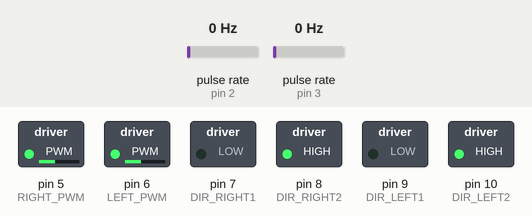
Bench run of a sketch on a simulated Arduino Uno, built with avr-gcc and run on an emulated ATmega328P. On the bench: switched loads named in the sketch (green lamp = pin HIGH). Wiring (inferred from the names in the program): 2 × pulse sensor: data pin 2 / data pin 3. Inputs (shaded band) come from the test bench; at power-on: pulse rate (sensors on pin 2, pin 3) 0 Hz. What the sketch prints to the serial monitor is not drawn.

Above: at 0.8 s.
0.9 s: pulse rate (sensor on pin 2) set to 5 Hz
3.9 s: pulse rate (sensor on pin 2) set to 8 Hz
At 4.8 s:
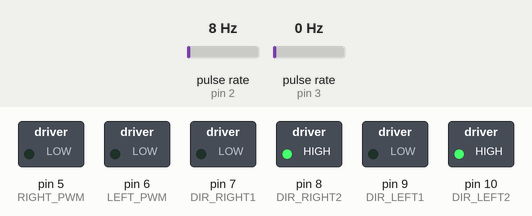
Timing chart, 0 to 6.9 s (numbered marks = the images above; inputs shaded):
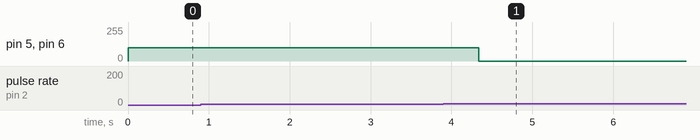

The sketch:

encoder_test.ino
```cpp
#include "TimerOne.h"
const byte LEFT_ENCODER = 3;
const byte RIGHT_ENCODER = 2;
#define RIGHT_PWM 5 // pin for right motor's speed (pulse width modulation)
#define LEFT_PWM 6 // pin for left motor's speed (pulse width modulation)
#define DIR_RIGHT1 7 // 1 of 2 direction pins for the right motor
#define DIR_RIGHT2 8 // 2 of 2 direction pins for the right motor
#define DIR_LEFT1 9 // 1 of 2 direction pins for the left motor
#define DIR_LEFT2 10 // 2 of 2 direction pins for the left motor
volatile int counterLeft = 0;
volatile int counterRight = 0;
const float SLOTS = 20.0;
const float WHEEL_DIAMETER = 2.6; // in cm
const unsigned int SPEED = 100;

void countLeft() {
  counterLeft++;
}

void countRight() {
  counterRight++;
}

int convertDist(int dist) {
  float circumference = WHEEL_DIAMETER * 3.14159265358979323846;
  float stepsPerTurn = circumference / SLOTS;
  return (int)(dist / stepsPerTurn);
}

void forward(int dist) {
//  int counts = convertDist(dist);
  int counts = dist;
  Serial.print("counts: "); Serial.println(counts);
  counterLeft = 0;
  counterRight = 0;

  digitalWrite(DIR_LEFT1, LOW);
  digitalWrite(DIR_LEFT2, HIGH);
  digitalWrite(DIR_RIGHT1, LOW);
  digitalWrite(DIR_RIGHT2, HIGH);

  while (counterLeft < counts && counterRight < counts) {
//    Serial.print("left: "); Serial.println(counterLeft);
    if (counterLeft < counts) analogWrite(LEFT_PWM, SPEED);
    else analogWrite(LEFT_PWM, 0);

//    Serial.print("right: "); Serial.println(counterRight);
    if (counterRight < counts) analogWrite(RIGHT_PWM, SPEED);
    else analogWrite(RIGHT_PWM, 0);
  }

  analogWrite(LEFT_PWM, 0);
  analogWrite(RIGHT_PWM, 0);
  counterLeft = 0;
  counterRight = 0;

}

void setup() {
  // put your setup code here, to run once:
  counterLeft = 0;
  counterRight = 0;
  Serial.begin(9600);
  attachInterrupt(digitalPinToInterrupt(LEFT_ENCODER), countLeft, RISING);
  attachInterrupt(digitalPinToInterrupt(RIGHT_ENCODER), countRight, RISING);

  pinMode(RIGHT_PWM, OUTPUT);
  pinMode(LEFT_PWM, OUTPUT);
  pinMode(DIR_RIGHT1, OUTPUT);
  pinMode(DIR_RIGHT2, OUTPUT);
  pinMode(DIR_LEFT1, OUTPUT);
  pinMode(DIR_LEFT2, OUTPUT);

  analogWrite(LEFT_PWM, 0);
  analogWrite(RIGHT_PWM, 0);

  forward(convertDist((WHEEL_DIAMETER * 3.14159265358979323846)));
  delay(1000);
//  forward(1);

}
void loop() {
  // put your main code here, to run repeatedly:

}
```

Measured:
- the behaviour switches between 6 and 7 Hz on pulse rate (sensor on pin 2) (found by bisection; images 0 and 1)
- after the input at 0.9 s, every drawn part: stays the same
- after the input at 3.9 s, pin 5 (RIGHT_PWM), pin 6 (LEFT_PWM): 100/255 → 0/255 after 0.44 s instead of 0.70 s
